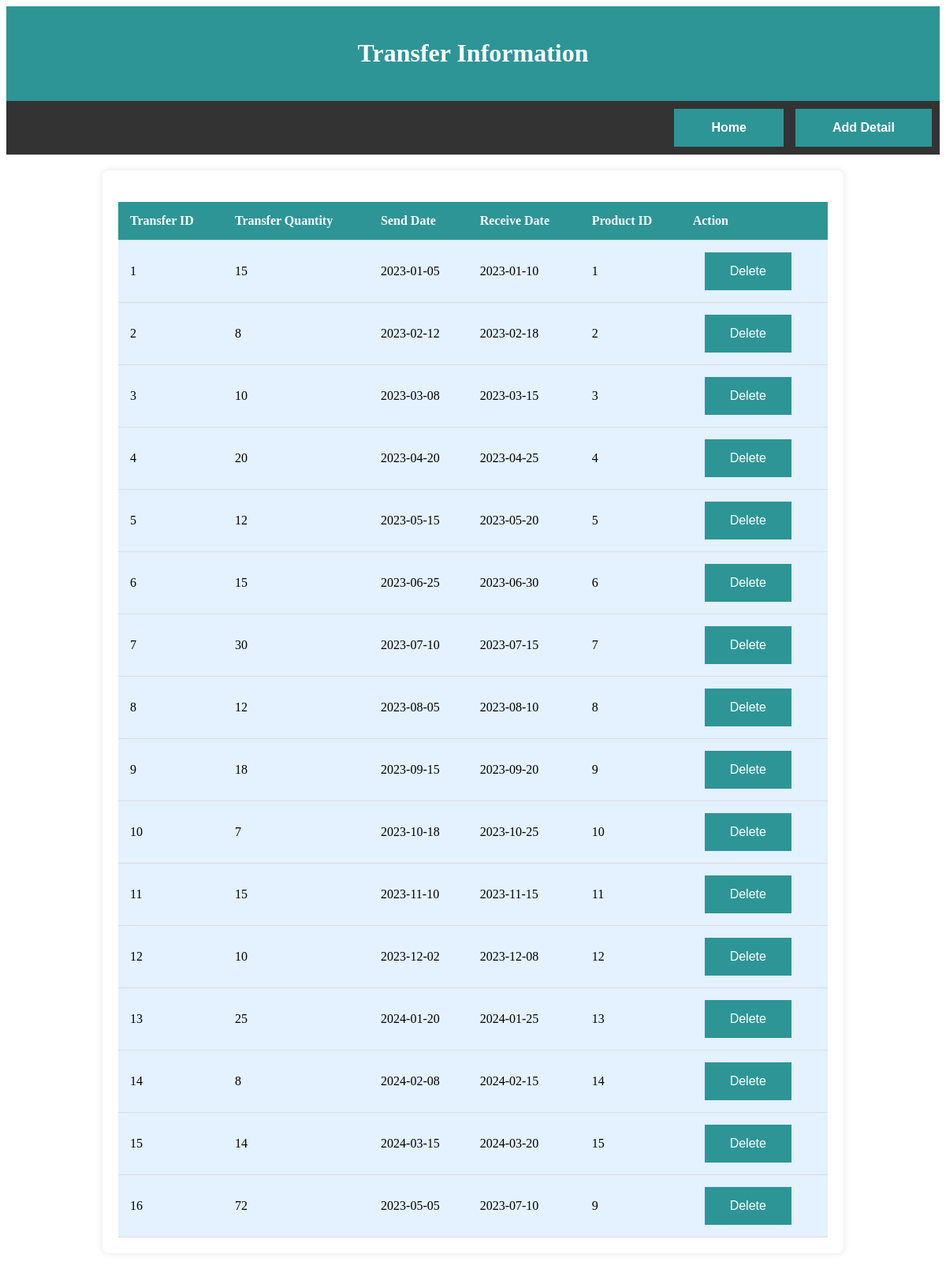
The app's page /View_Transfer.php with its own data.
### tables this page shows
CREATE TABLE IF NOT EXISTS `transfer` (
  `Transfer_ID` int NOT NULL,
  `Transfer_quantity` int NOT NULL,
  `Send_date` date NOT NULL,
  `Recieve_date` date NOT NULL,
  `Product_ID` int NOT NULL,
  PRIMARY KEY (`Transfer_ID`),
  KEY `Product_ID` (`Product_ID`)
);

### View_Transfer.php (the view, shortened to what this page needs)
<?php
$servername = "localhost";
$username = "root";
$password = "";
$dbname = "ims";
$transfers = [];
try {
    $conn = new PDO("mysql:host=$servername;dbname=$dbname", $username, $password);
    $conn->setAttribute(PDO::ATTR_ERRMODE, PDO::ERRMODE_EXCEPTION);
    $stmt = $conn->query("SELECT * FROM transfer");
    $transfers = $stmt->fetchAll(PDO::FETCH_ASSOC);
} catch (PDOException $e) {
}
?>
<!DOCTYPE html>
<html lang="en">
<head>
    <link rel="stylesheet" href="1.css">
</head>
<body>
    <header>
        <h1>Transfer Information</h1>
    </header>
    <nav>
        <div class="right-section">
            <button><a href="1.html">Home</a></button>
            <button><a href="Transfer.php">Add Detail</a></button>
        </div>
    </nav>
    <div class="container">
        <table>
            <thead>
                <tr>
                    <th>Transfer ID</th>
                    <th>Transfer Quantity</th>
                    <th>Send Date</th>
                    <th>Receive Date</th>
                    <th>Product ID</th>
                    <th>Action</th>
                </tr>
            </thead>
            <tbody>
                <?php foreach ($transfers as $transfer): ?>
                    <tr>
                        <td><?= $transfer['Transfer_ID'] ?></td>
                        <td><?= $transfer['Transfer_quantity'] ?></td>
                        <td><?= $transfer['Send_date'] ?></td>
                        <td><?= $transfer['Recieve_date'] ?></td>
                        <td><?= $transfer['Product_ID'] ?></td>
                        <td>
                            <form action="" method="post" style="display: inline-block;">
                                <button type="submit" name="delete_transfer" onclick="return confirm('Are you sure?')">Delete</button>
                            </form>
                        </td>
                    </tr>
                <?php endforeach; ?>
            </tbody>
        </table>
    </div>
</body>
</html>

### 1.css (style rules this page uses)
table { width: 100%; border-collapse: collapse; margin-top: 20px; background-color: #E4F1FF; }
th, td { padding: 15px; text-align: left; border-bottom: 1px solid #ddd; }
th { background-color: #2D9596; color: white; }
form { text-align: left; }
header { background-color: #2D9596; padding: 20px; color: white; text-align: center; }
button, .dropbtn, .dropdown-label { background-color: #2D9596; color: white; padding: 15px 32px; border: none; border-radius: 0px; cursor: pointer; font-size: 16px; margin-left: 15px; }
nav { background-color: #333; padding: 10px; display: flex; justify-content: flex-end; align-items: center; }
nav a { color: #fff; text-decoration: none; margin: 0 15px; font-weight: bold; }
.container { max-width: 900px; margin: 20px auto; background-color: white; padding: 20px; border-radius: 8px; box-shadow: 0 0 10px rgba(0, 0, 0, 0.1); text-align: center; }
.right-section { display: flex; align-items: center; justify-content: flex-end; font-weight: bold; color: #333; }

### records on screen
transfer: Transfer_ID "1", Transfer_quantity "15", Send_date "2023-01-05", Recieve_date "2023-01-10", Product_ID "1"
transfer: Transfer_ID "2", Transfer_quantity "8", Send_date "2023-02-12", Recieve_date "2023-02-18", Product_ID "2"
transfer: Transfer_ID "3", Transfer_quantity "10", Send_date "2023-03-08", Recieve_date "2023-03-15", Product_ID "3"
transfer: Transfer_ID "4", Transfer_quantity "20", Send_date "2023-04-20", Recieve_date "2023-04-25", Product_ID "4"
transfer: Transfer_ID "5", Transfer_quantity "12", Send_date "2023-05-15", Recieve_date "2023-05-20", Product_ID "5"
transfer: Transfer_ID "6", Transfer_quantity "15", Send_date "2023-06-25", Recieve_date "2023-06-30", Product_ID "6"
transfer: Transfer_ID "7", Transfer_quantity "30", Send_date "2023-07-10", Recieve_date "2023-07-15", Product_ID "7"
transfer: Transfer_ID "8", Transfer_quantity "12", Send_date "2023-08-05", Recieve_date "2023-08-10", Product_ID "8"
transfer: Transfer_ID "9", Transfer_quantity "18", Send_date "2023-09-15", Recieve_date "2023-09-20", Product_ID "9"
transfer: Transfer_ID "10", Transfer_quantity "7", Send_date "2023-10-18", Recieve_date "2023-10-25", Product_ID "10"
transfer: Transfer_ID "11", Transfer_quantity "15", Send_date "2023-11-10", Recieve_date "2023-11-15", Product_ID "11"
transfer: Transfer_ID "12", Transfer_quantity "10", Send_date "2023-12-02", Recieve_date "2023-12-08", Product_ID "12"
transfer: Transfer_ID "13", Transfer_quantity "25", Send_date "2024-01-20", Recieve_date "2024-01-25", Product_ID "13"
transfer: Transfer_ID "14", Transfer_quantity "8", Send_date "2024-02-08", Recieve_date "2024-02-15", Product_ID "14"
transfer: Transfer_ID "15", Transfer_quantity "14", Send_date "2024-03-15", Recieve_date "2024-03-20", Product_ID "15"
transfer: Transfer_ID "16", Transfer_quantity "72", Send_date "2023-05-05", Recieve_date "2023-07-10", Product_ID "9"
